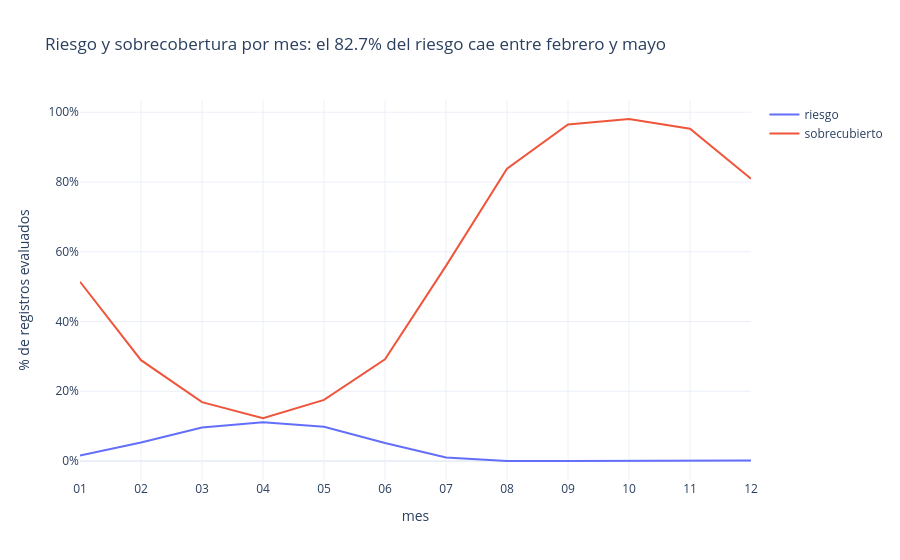

Here is the notebook cell this chart was saved with:
### Markdown cell above
## 5. Hipótesis

Todos los porcentajes usan como denominador los registros **evaluados** (con cobertura
calculable).

### H1. El riesgo se concentra en los meses de demanda alta

### Code cell
m = evaluated["Date"].dt.strftime("%m")
by_month = evaluated.groupby(m)[["riesgo", "sobrecubierto", "bajo_rp"]].mean()
by_month.index.name = "mes"
h1_share = evaluated.loc[m.isin(["02", "03", "04", "05"]), "riesgo"].sum() / evaluated["riesgo"].sum()

fig = px.line(by_month.reset_index(), x="mes", y=["riesgo", "sobrecubierto"],
              title=f"Riesgo y sobrecobertura por mes: el {h1_share:.1%} del riesgo cae entre febrero y mayo")
fig.update_layout(yaxis_title="% de registros evaluados", yaxis_tickformat=".0%", legend_title=None)
fig.show()
by_month.style.format("{:.1%}")

### Figure 1 — Plotly figure (JSON) as saved in the notebook; plotly's stock layout.template omitted (floating-point values rounded to 4 significant figures)
{"data": [{"hovertemplate": "variable=riesgo<br>mes=%{x}<br>value=%{y}<extra></extra>", "legendgroup": "riesgo", "line": {"color": "#636efa", "dash": "solid"}, "marker": {"symbol": "circle"}, "mode": "lines", "name": "riesgo", "orientation": "v", "showlegend": true, "type": "scatter", "x": ["01", "02", "03", "04", "05", "06", "07", "08", "09", "10", "11", "12"], "xaxis": "x", "y": [0.016, 0.05324, 0.09613, 0.1111, 0.09845, 0.05147, 0.009935, 0.0002581, 0.0, 0.0, 0.0, 0.001467], "yaxis": "y"}, {"hovertemplate": "variable=sobrecubierto<br>mes=%{x}<br>value=%{y}<extra></extra>", "legendgroup": "sobrecubierto", "line": {"color": "#EF553B", "dash": "solid"}, "marker": {"symbol": "circle"}, "mode": "lines", "name": "sobrecubierto", "orientation": "v", "showlegend": true, "type": "scatter", "x": ["01", "02", "03", "04", "05", "06", "07", "08", "09", "10", "11", "12"], "xaxis": "x", "y": [0.514, 0.2891, 0.1689, 0.1227, 0.1751, 0.2919, 0.5596, 0.8379, 0.9648, 0.9806, 0.9527, 0.8093], "yaxis": "y"}], "layout": {"legend": {"title": {}, "tracegroupgap": 0}, "title": {"text": "Riesgo y sobrecobertura por mes: el 82.7% del riesgo cae entre febrero y mayo"}, "xaxis": {"anchor": "y", "domain": [0.0, 1.0], "title": {"text": "mes"}}, "yaxis": {"anchor": "x", "domain": [0.0, 1.0], "tickformat": ".0%", "title": {"text": "% de registros evaluados"}}}}
